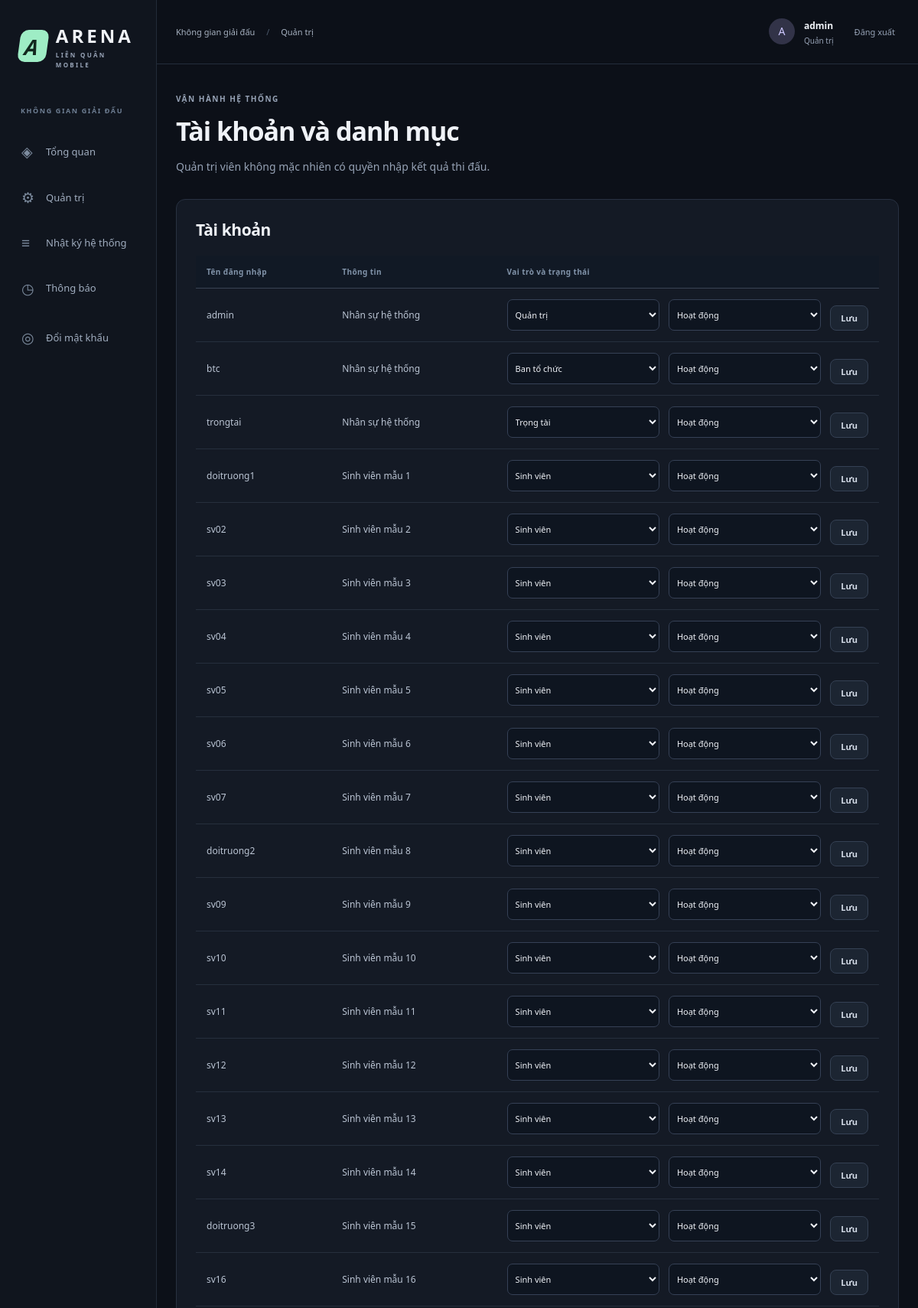
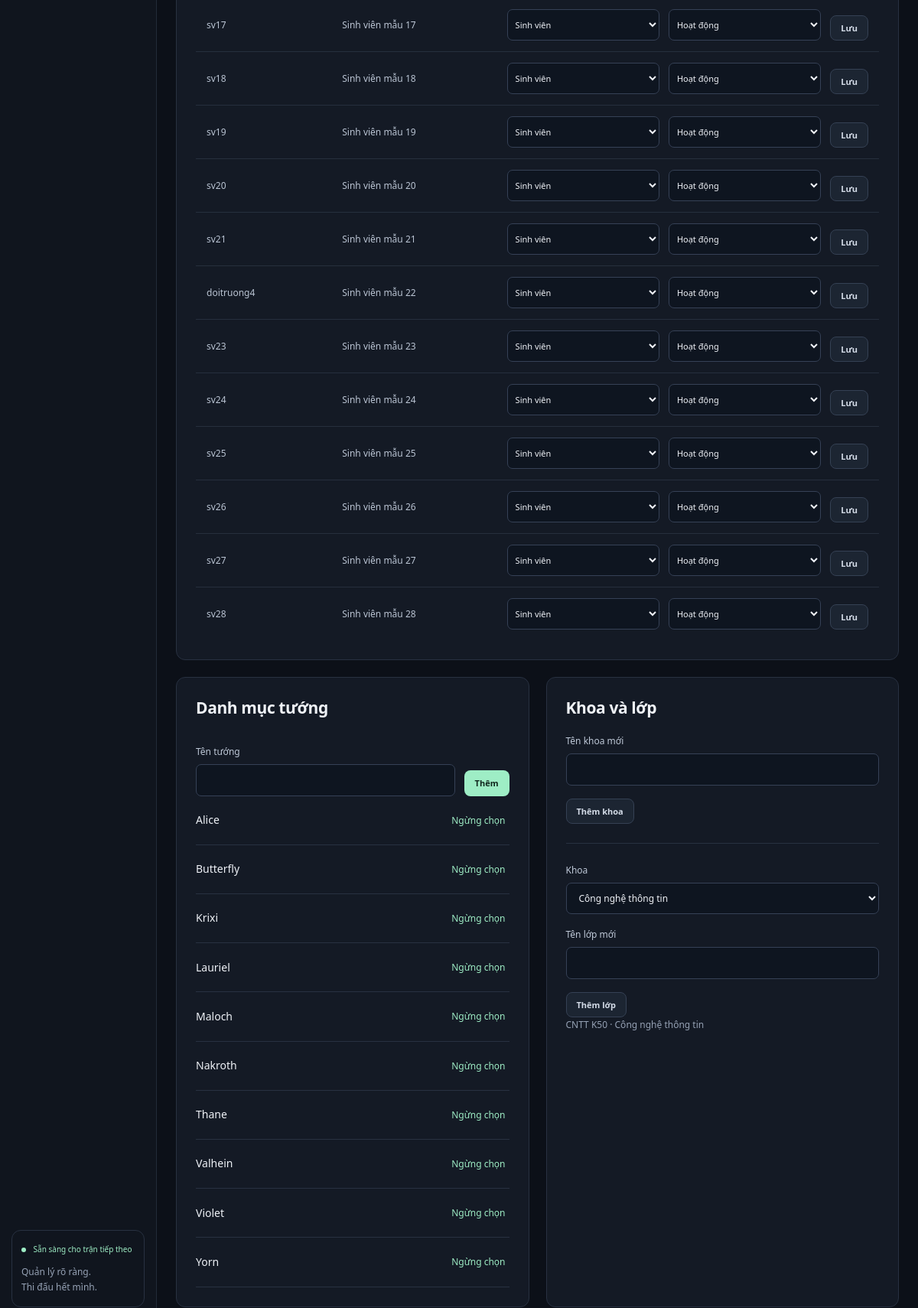
The page /admin (signed in, upper part) on the database its author committed (2 pictures, top to bottom).
### tables this page shows
CREATE TABLE users(id INTEGER PRIMARY KEY,username TEXT NOT NULL UNIQUE,password_hash TEXT NOT NULL,student_id INTEGER UNIQUE REFERENCES students(id),role TEXT NOT NULL CHECK(role IN ('admin','organizer','referee','student')),active INTEGER NOT NULL DEFAULT 1 CHECK(active IN(0,1)));

CREATE TABLE students(id INTEGER PRIMARY KEY,code TEXT NOT NULL UNIQUE,full_name TEXT NOT NULL,game_id TEXT NOT NULL UNIQUE,ign TEXT NOT NULL,class_id INTEGER NOT NULL REFERENCES classes(id));

CREATE TABLE heroes(id INTEGER PRIMARY KEY,name TEXT NOT NULL UNIQUE,active INTEGER NOT NULL DEFAULT 1);

CREATE TABLE classes(id INTEGER PRIMARY KEY,college_id INTEGER NOT NULL REFERENCES colleges(id),name TEXT NOT NULL UNIQUE);

CREATE TABLE colleges(id INTEGER PRIMARY KEY, name TEXT NOT NULL UNIQUE);

### app/admin.py (the view)
@bp.get("/admin")
def index():
    permission("admin")
    return render_template(
        "admin.html",
        users=query(
            "SELECT u.id,u.username,u.role,u.active,s.full_name FROM users u LEFT JOIN students s ON s.id=u.student_id ORDER BY u.id"
        ),
        heroes=query("SELECT * FROM heroes ORDER BY name"),
        classes=query(
            "SELECT c.*,k.name college FROM classes c JOIN colleges k ON k.id=c.college_id"
        ),
        colleges=query("SELECT * FROM colleges"),
    )

### app/auth.py (called while the page is built)
def load_user():
    g.user = query(
        "SELECT u.*,s.ign,s.full_name FROM users u LEFT JOIN students s ON s.id=u.student_id WHERE u.id=? AND u.active=1",
        (session.get("uid"),),
        one=True,
    )
    if not g.user:
        session.pop("uid", None)

def csrf_token():
    if "csrf" not in session:
        session["csrf"] = secrets.token_hex(32)
    return session["csrf"]

def csrf_guard():
    if request.method == "POST":
        sent = request.form.get("csrf") or request.headers.get("X-CSRF-Token", "")
        if not secrets.compare_digest(sent, session.get("csrf", "")) or not sent:
            abort(400, description="Phiên biểu mẫu đã hết hạn. Hãy tải lại trang.")

### app/common.py (called while the page is built)
def can(permission):
    return bool(
        g.user
        and query(
            "SELECT 1 FROM role_permissions WHERE role=? AND permission=?",
            (g.user["role"], permission),
            one=True,
        )
    )

def permission(name):
    if not g.user:
        abort(401)
    if not can(name):
        abort(403)

### app/db.py (called while the page is built)
def get_db():
    if "db" not in g:
        g.db = sqlite3.connect(
            current_app.config["DATABASE"], timeout=15, isolation_level=None
        )
        g.db.row_factory = sqlite3.Row
        g.db.execute("PRAGMA foreign_keys=ON")
        g.db.execute("PRAGMA journal_mode=WAL")
        g.db.execute("PRAGMA busy_timeout=15000")
    return g.db

def query(sql, args=(), one=False):
    rows = get_db().execute(sql, args).fetchall()
    return (rows[0] if rows else None) if one else rows

### app/templates/admin.html
{% extends 'base.html' %}{% block crumb %}Quản trị{% endblock %}{% block content %}<div class="page-heading"><p class="eyebrow">VẬN HÀNH HỆ THỐNG</p><h1>Tài khoản và danh mục</h1><p>Quản trị viên không mặc nhiên có quyền nhập kết quả thi đấu.</p></div><section class="panel"><h2>Tài khoản</h2><div class="table-scroll"><table><thead><tr><th>Tên đăng nhập</th><th>Thông tin</th><th>Vai trò và trạng thái</th></tr></thead><tbody>{% for u in users %}<tr><td>{{ u.username }}</td><td>{{ u.full_name or 'Nhân sự hệ thống' }}</td><td><form class="inline-form compact" method="post" action="{{ url_for('admin.user',uid=u.id) }}">{{ csrf_field() }}<select name="role" aria-label="Vai trò {{ u.username }}">{% for role in ['admin','organizer','referee','student'] %}<option value="{{ role }}" {{ 'selected' if role==u.role }}>{{ labels[role] }}</option>{% endfor %}</select><select name="active" aria-label="Trạng thái {{ u.username }}"><option value="1" {{ 'selected' if u.active }}>Hoạt động</option><option value="0" {{ 'selected' if not u.active }}>Bị khóa</option></select><button class="btn secondary small">Lưu</button></form></td></tr>{% endfor %}</tbody></table></div></section><div class="two-cols"><section class="panel"><h2>Danh mục tướng</h2><form class="inline-form" method="post" action="{{ url_for('admin.catalog') }}">{{ csrf_field() }}<input type="hidden" name="kind" value="hero"><label>Tên tướng<input name="name" required maxlength="100"></label><button class="btn small">Thêm</button></form>{% for h in heroes %}<div class="list-row"><span>{{ h.name }}</span><form method="post" action="{{ url_for('admin.hero',hid=h.id) }}">{{ csrf_field() }}<button class="link-btn">{{ 'Ngừng chọn' if h.active else 'Cho phép chọn lại' }}</button></form></div>{% endfor %}</section><section class="panel"><h2>Khoa và lớp</h2><form method="post" action="{{ url_for('admin.catalog') }}">{{ csrf_field() }}<input type="hidden" name="kind" value="college"><label>Tên khoa mới<input name="name" required maxlength="100"></label><button class="btn secondary small">Thêm khoa</button></form><hr><form method="post" action="{{ url_for('admin.catalog') }}">{{ csrf_field() }}<input type="hidden" name="kind" value="class"><label>Khoa<select name="college_id">{% for c in colleges %}<option value="{{ c.id }}">{{ c.name }}</option>{% endfor %}</select></label><label>Tên lớp mới<input name="name" required maxlength="100"></label><button class="btn secondary small">Thêm lớp</button></form>{% for c in classes %}<p class="muted">{{ c.name }} · {{ c.college }}</p>{% endfor %}</section></div>{% endblock %}

### app/templates/base.html (shortened to what this page needs)
<!doctype html><html lang="vi"><head><link rel="stylesheet" href="{{ url_for('static',filename='style.css') }}"></head>
<body><aside class="sidebar" id="sidebar"><a class="brand" href="{{ url_for('web.home') }}"><span class="brand-icon">A</span><span>ARENA<small>LIÊN QUÂN MOBILE</small></span></a><p class="nav-label">KHÔNG GIAN GIẢI ĐẤU</p><nav><a class="nav-item {{ 'active' if request.endpoint=='web.home' }}" href="{{ url_for('web.home') }}"><span>◈</span>Tổng quan</a>{% if can('admin') %}<a class="nav-item" href="{{ url_for('admin.index') }}"><span>⚙</span>Quản trị</a>{% endif %}{% if can('audit') %}<a class="nav-item" href="{{ url_for('admin.logs') }}"><span>≡</span>Nhật ký hệ thống</a>{% endif %}{% if g.user %}<a class="nav-item" href="{{ url_for('admin.notifications') }}"><span>◷</span>Thông báo </a>{% endif %}</nav>{% if g.user %}<a class="nav-item" href="{{ url_for('auth.password_form') }}"><span>◎</span>Đổi mật khẩu</a>{% endif %}<div class="sidebar-note"><span class="dot"></span> Sẵn sàng cho trận tiếp theo<p>Quản lý rõ ràng.<br>Thi đấu hết mình.</p></div></aside>
<div class="workspace"><header class="topbar"><button class="icon-btn mobile-only" id="menu-toggle" aria-label="Mở menu" aria-expanded="false">☰</button><span class="breadcrumb">Không gian giải đấu <span>/</span> {% block crumb %}Tổng quan{% endblock %}</span><div class="account">{% if g.user %}<span class="avatar">{{ (g.user.ign or g.user.username)[:1]|upper }}</span><span><b>{{ g.user.ign or g.user.username }}</b><small>{{ labels[g.user.role] }}</small></span><form method="post" action="{{ url_for('auth.logout') }}">{{ csrf_field() }}<button class="link-btn">Đăng xuất</button></form>{% else %}<a class="btn secondary small" href="{{ url_for('auth.login') }}">Đăng nhập</a><a class="btn small" href="{{ url_for('auth.register') }}">Tạo tài khoản</a>{% endif %}</div></header>
<main id="main">{% block content %}{% endblock %}</main></div></body></html>

### rows shown on the page
users: username "A", user "admin", role "Quản trị", username "admin", full_name "Nhân sự hệ thống", active "Hoạt động"
users: username "btc", full_name "Nhân sự hệ thống", role "Ban tổ chức", active "Hoạt động"
users: username "trongtai", full_name "Nhân sự hệ thống", role "Trọng tài", active "Hoạt động"
users: username "doitruong1", full_name "Sinh viên mẫu 1", role "Sinh viên", active "Hoạt động"
users: username "sv02", full_name "Sinh viên mẫu 2", role "Sinh viên", active "Hoạt động"
users: username "sv03", full_name "Sinh viên mẫu 3", role "Sinh viên", active "Hoạt động"
users: username "sv04", full_name "Sinh viên mẫu 4", role "Sinh viên", active "Hoạt động"
users: username "sv05", full_name "Sinh viên mẫu 5", role "Sinh viên", active "Hoạt động"
users: username "sv06", full_name "Sinh viên mẫu 6", role "Sinh viên", active "Hoạt động"
users: username "sv07", full_name "Sinh viên mẫu 7", role "Sinh viên", active "Hoạt động"
users: username "doitruong2", full_name "Sinh viên mẫu 8", role "Sinh viên", active "Hoạt động"
users: username "sv09", full_name "Sinh viên mẫu 9", role "Sinh viên", active "Hoạt động"
users: username "sv10", full_name "Sinh viên mẫu 10", role "Sinh viên", active "Hoạt động"
users: username "sv11", full_name "Sinh viên mẫu 11", role "Sinh viên", active "Hoạt động"
users: username "sv12", full_name "Sinh viên mẫu 12", role "Sinh viên", active "Hoạt động"
users: username "sv13", full_name "Sinh viên mẫu 13", role "Sinh viên", active "Hoạt động"
users: username "sv14", full_name "Sinh viên mẫu 14", role "Sinh viên", active "Hoạt động"
users: username "doitruong3", full_name "Sinh viên mẫu 15", role "Sinh viên", active "Hoạt động"
users: username "sv16", full_name "Sinh viên mẫu 16", role "Sinh viên", active "Hoạt động"
users: username "sv17", full_name "Sinh viên mẫu 17", role "Sinh viên", active "Hoạt động"
users: username "sv18", full_name "Sinh viên mẫu 18", role "Sinh viên", active "Hoạt động"
users: username "sv19", full_name "Sinh viên mẫu 19", role "Sinh viên", active "Hoạt động"
users: username "sv20", full_name "Sinh viên mẫu 20", role "Sinh viên", active "Hoạt động"
users: username "sv21", full_name "Sinh viên mẫu 21", role "Sinh viên", active "Hoạt động"
users: username "doitruong4", full_name "Sinh viên mẫu 22", role "Sinh viên", active "Hoạt động"
users: username "sv23", full_name "Sinh viên mẫu 23", role "Sinh viên", active "Hoạt động"
users: username "sv24", full_name "Sinh viên mẫu 24", role "Sinh viên", active "Hoạt động"
users: username "sv25", full_name "Sinh viên mẫu 25", role "Sinh viên", active "Hoạt động"
users: username "sv26", full_name "Sinh viên mẫu 26", role "Sinh viên", active "Hoạt động"
users: username "sv27", full_name "Sinh viên mẫu 27", role "Sinh viên", active "Hoạt động"
users: username "sv28", full_name "Sinh viên mẫu 28", role "Sinh viên", active "Hoạt động"
heroes: name "Alice", active "Ngừng chọn"
heroes: name "Butterfly", active "Ngừng chọn"
heroes: name "Krixi", active "Ngừng chọn"
heroes: name "Lauriel", active "Ngừng chọn"
heroes: name "Maloch", active "Ngừng chọn"
heroes: name "Nakroth", active "Ngừng chọn"
heroes: name "Thane", active "Ngừng chọn"
heroes: name "Valhein", active "Ngừng chọn"
heroes: name "Violet", active "Ngừng chọn"
heroes: name "Yorn", active "Ngừng chọn"
classes: name "CNTT K50", college "Công nghệ thông tin"

### other values the page prints
form field college_id "Công nghệ thông tin"
